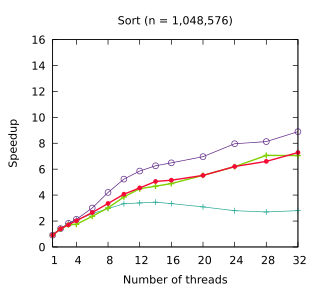

Generate this figure with gnuplot:
set title "Sort (n = 1,048,576)"
set terminal pdf size 3.2,2.9
set output "./results/Sort_n___1,048,576.pdf"
set key off
set xrange [1:32]
set xtics (1, 4, 8, 12, 16, 20, 24, 28, 32)
set xlabel "Number of threads"
set yrange [0:16]
set ylabel "Speedup"
plot './results/Sort_n___1,048,576.dat' using 1:2 title "Sequential partition" pointsize 0.7 lw 1 pt 1 linecolor rgb "#24A793" with linespoints, \
  './results/Sort_n___1,048,576.dat' using 1:3 title "Work stealing" pointsize 0.7 lw 1 pt 6 linecolor rgb "#5B2182" with linespoints, \
  './results/Sort_n___1,048,576.dat' using 1:4 title "Sharded SS 32" pointsize 0.7 lw 2 pt 1 linecolor rgb "#80D000" with linespoints, \
  './results/Sort_n___1,048,576.dat' using 1:5 title "WorkAssisting 32" pointsize 0.4 lw 2 pt 7 linecolor rgb "#F40A35" with linespoints
